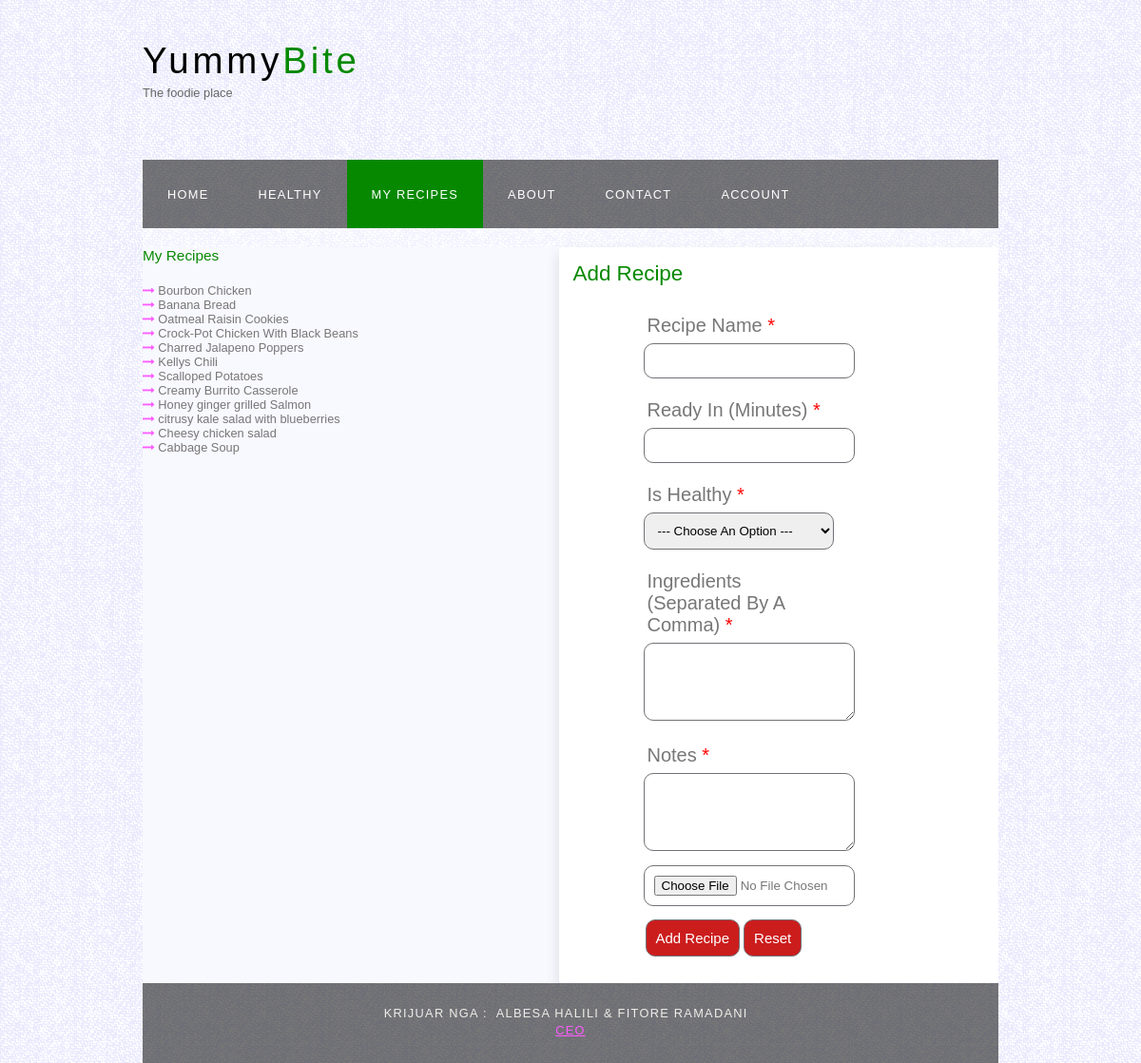
Page /recipes.php (signed in) on the committed database.
### tables this page shows
CREATE TABLE `recipe` (
  `id` int(11) NOT NULL,
  `name` varchar(60) NOT NULL,
  `ingredients` varchar(255) NOT NULL,
  `directions` varchar(255) NOT NULL,
  `readyIn` int(11) NOT NULL,
  `addedBy` varchar(60) NOT NULL,
  `image` longtext NOT NULL,
  `isHealthy` tinyint(1) NOT NULL,
  `created_at` datetime DEFAULT current_timestamp()
);

### recipes.php (the view, shortened to what this page needs)
<?php
include("includes/db.php");
?>
<!DOCTYPE HTML>
<html>
<head>
  <link rel="stylesheet" type="text/css" href="style/style.css" title="style" />
  <link rel="stylesheet" href="https://cdnjs.cloudflare.com/ajax/libs/font-awesome/4.7.0/css/font-awesome.min.css">
</head>
<body>
  <div id="main">
    <div id="header">
      <div id="logo">
        <div id="logo_text">
          <h1><a href="index.php"><span class="logo_colour"><font color="#000000">Yummy</font>Bite</span></a></h1>
          <h2>The foodie place</h2>
        </div>
      </div>
	<?php
	include 'nav.php';
	?>
    </div>
    <div id="site_content">
<div id="content">
    <?php if(!empty($_SESSION['username'])){?>
<div class="main_content" style="display:flex; flex-direction: row;">
<div style="width:50%;">
<h4>My Recipes</h4><br />
<ul>
<?php
    $addedBy = $_SESSION['username'];
    $sql = "SELECT * FROM recipe where addedBy='".$addedBy."'";
    $result = $link->query($sql);
    if ($result->num_rows > 0) {
      while($row = $result->fetch_assoc()) {
      ?>
      <li>
          <a class="read_more" href="recipe.php?id=<?php echo $row['id'];?>"><i class="fa fa-long-arrow-right"></i></a>
          <?php echo $row['name'];?>
      </li>
      <?php
      }
      } else {
      echo "0 results";
    }
    ?>
    </ul>
</div>
	      <div class="sidebar" style="width:50%;">
        <h3>Add Recipe </h3>
        <form method="post" action="" enctype='multipart/form-data' id="smallform">
        <div class="form-group">
                <label>Recipe Name <span>*</span></label>
                <input type="text" name="recipeName" class="form-control" value="">
            </div>
            <div class="form-group">
                <label>Ready In (minutes) <span>*</span></label>
                <input type="number" name="readyIn" class="form-control" value="">
            </div>
            <div class="form-group">
                <label>is healthy <span>*</span></label>
                <select name="isHealthy">
                  <option value="">--- Choose an option ---</option>
                </select>
            </div>
            <label>ingredients (separated by a comma) <span>*</span></label>
            <textarea rows="4" cols="50" name="ingredients"></textarea>
            <label>Notes <span>*</span></label>
            <textarea rows="4" cols="50" name="notes"></textarea>
            <input type='file' name='file' />
          <div style="display:flex; flex-direction: row;">
            <input type='submit' class="clickable" value='Add Recipe' name='addRecipe'>
            <input type='reset' class="clickable" value='Reset'>
            </div>
        </form>
      </div>
  </div>
  <?php
  }else{
      echo '<br /><p>You need to log in to use this feature</p></br />';
  }
  ?>
        </div>
      </div>
   <div id="footer"> Krijuar nga :&nbsp; Albesa Halili & Fitore Ramadani &nbsp;<p><a href="www.facebook.com">CEO</a></p></div>
  </div>
</body>
</html>

### style/style.css (style rules this page uses)
html { height: 100%; }
* { margin: 0; padding: 0; }
body { font: normal .80em 'trebuchet ms', arial, sans-serif; background: #F0EFE2 url(prapavija.png) ; color: #777; }
p { padding: 0 0 20px 0; line-height: 1.7em; }
h1, h2, h3, h4, h5, h6 { font: normal 175% 'century gothic', arial, sans-serif; color: #068900; margin: 0 0 15px 0; padding: 15px 0 5px 0; }
h2 { font: normal 175% 'century gothic', arial, sans-serif; color: #068900; }
h4, h5, h6 { margin: 0; padding: 0 0 5px 0; font: normal 120% arial, sans-serif; color: #068900; }
a, a:hover { outline: none; text-decoration: underline; color: #FD5BFF; }
#main, #logo, #menubar, #site_content, #footer { margin-left: auto; margin-right: auto; }
#header { height: 240px; }
#logo { width: 900px; position: relative; height: 168px; }
#logo #logo_text { position: absolute; top: 20px; left: 0; }
#logo h1, #logo h2 { font: normal 300% 'century gothic', arial, sans-serif; border-bottom: 0; text-transform: none; margin: 0; }
#logo_text h1, #logo_text h1 a, #logo_text h1 a:hover { padding: 22px 0 0 0; color: #000; letter-spacing: 0.1em; text-decoration: none; }
#logo_text h1 a .logo_colour { color: #068900; }
#logo_text h2 { font-size: 100%; padding: 4px 0 0 0; color: #676767; }
#site_content { width: 900px; overflow: hidden; margin: 0 auto 0 auto; padding: 20px 0 0 0; background: transparent url(transparent_light.png) repeat; }
.sidebar { float: right; width: 250px; padding: 0 15px 20px 15px; margin-left:5px; background: white; box-shadow: 0px 7px 15px rgb(0 0 0 / 12%); border-radius:3px; }
#yummyform label ,input,select { display: block; text-transform: capitalize; }
#yummyform label ,input,textarea,select { padding: 10px; width: 355px; margin-bottom: 12px; position: relative; left: 74px; }
#yummyform input,textarea,select { border: 1px solid #717177; border-radius: 10px; box-shadow: #000; }
#smallform { margin: 6px auto; height: auto; }
#smallform label ,input,select { display: block; text-transform: capitalize; }
#smallform label ,input,textarea,select { padding: 10px; width: 200px; margin-bottom: 12px; position: relative; left: 74px; }
#smallform input,textarea,select { border: 1px solid #717177; border-radius: 10px; box-shadow: #000; }
#smallform .clickable { background-color: #cc1d1d; width: auto; font-size: 15px; color: #fff; margin:2px; }
#smallform label { margin-bottom: -3px; margin-left: -6px; font-size: 20px; }
#smallform label span { color: red; }
#footer { width: 900px; font: normal 100% 'lucida sans unicode', arial, sans-serif; height: 55px; padding: 24px 0 5px 0; text-align: center; background: transparent url(transparent.png) repeat; color:#edede8; text-transform: uppercase; letter-spacing: 0.1em; }
.main_content { flex: 1; background: ghostwhite; }

### rows in the picture
recipe: name "Bourbon Chicken"
recipe: name "Banana Bread"
recipe: name "Oatmeal Raisin Cookies"
recipe: name "Crock-Pot Chicken With Black Beans"
recipe: name "Charred Jalapeno Poppers"
recipe: name "Kellys Chili"
recipe: name "Scalloped Potatoes"
recipe: name "Creamy Burrito Casserole"
recipe: name "Honey ginger grilled Salmon"
recipe: name "citrusy kale salad with blueberries"
recipe: name "Cheesy chicken salad"
recipe: name "Cabbage Soup"
